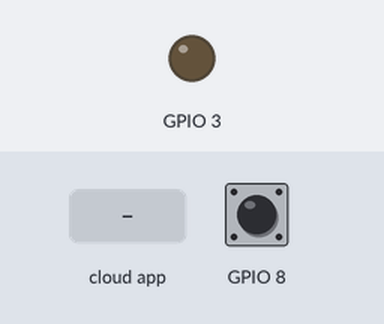
A program run on a simulated ESP32-S3. Parts: output pins drawn as LEDs (lit = HIGH). The inputs (shaded band) are chosen by the test bench; at power-on: GPIO 8 HIGH. The ROS host is connected and sends only what is stated.

Above: at 1.2 s.
1.3 s: the phone or cloud app sets led_command to 1
At 1.8 s:
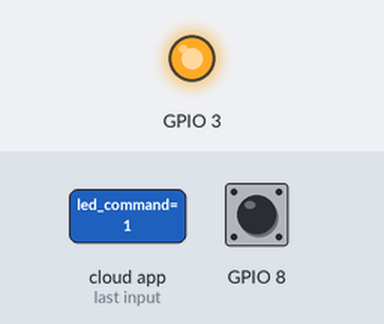
2.8 s: the phone or cloud app sets led_command to 0
At 3.3 s:
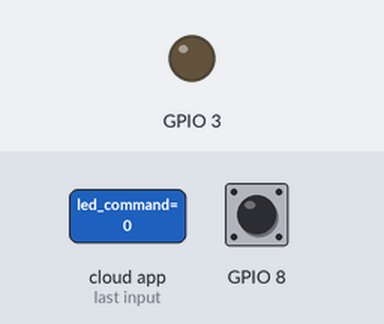
Timing chart, 0 to 5.8 s (numbered marks = the images above; inputs shaded):
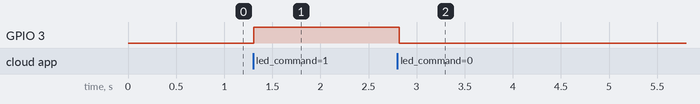

Measured:
- after the input at 1.3 s, GPIO 3: LOW → HIGH at once
- after the input at 2.8 s, GPIO 3: HIGH → LOW at once

The program:

main.cpp
```cpp
#include <Arduino.h>
#include <ros.h>
#include <std_msgs/Bool.h>

ros::NodeHandle nh;

void ledCallback(const std_msgs::Bool& msg) {
  digitalWrite(3, msg.data ? HIGH : LOW);
}

std_msgs::Bool button_msg;
ros::Publisher button_pub("button_state", &button_msg);
ros::Subscriber<std_msgs::Bool> led_sub("led_command", &ledCallback);

void setup() {
  pinMode(3, OUTPUT);
  pinMode(8, INPUT_PULLUP);

  nh.initNode();
  nh.advertise(button_pub);
  nh.subscribe(led_sub);
}

void loop() {
  button_msg.data = (digitalRead(8) == LOW); // Asume que el botón está en pull-up
  button_pub.publish(&button_msg);

  nh.spinOnce();
  delay(100);
}
```
